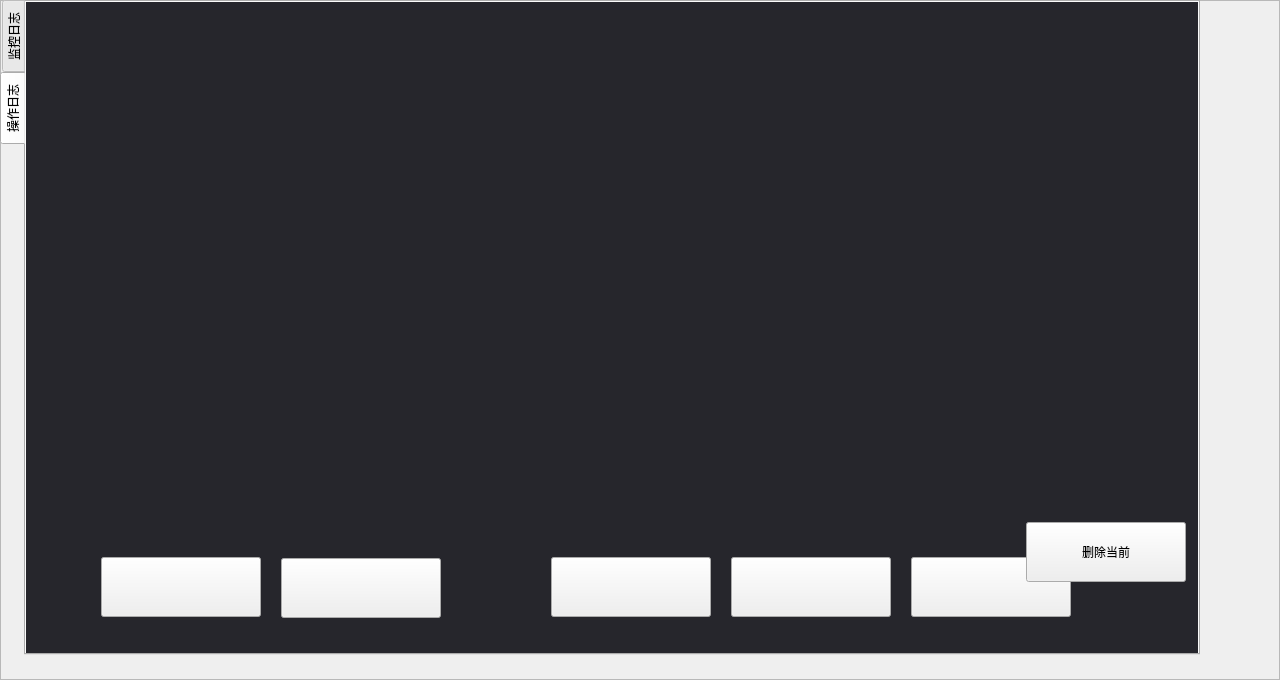
<?xml version="1.0" encoding="UTF-8"?>
<ui version="4.0">
 <class>LogFrame</class>
 <widget class="QFrame" name="LogFrame">
  <property name="geometry">
   <rect>
    <x>0</x>
    <y>0</y>
    <width>1280</width>
    <height>680</height>
   </rect>
  </property>
  <property name="windowTitle">
   <string>Frame</string>
  </property>
  <property name="frameShape">
   <enum>QFrame::StyledPanel</enum>
  </property>
  <property name="frameShadow">
   <enum>QFrame::Raised</enum>
  </property>
  <widget class="QTabWidget" name="logTabWidget">
   <property name="geometry">
    <rect>
     <x>0</x>
     <y>0</y>
     <width>1200</width>
     <height>655</height>
    </rect>
   </property>
   <property name="styleSheet">
    <string notr="true"/>
   </property>
   <property name="tabPosition">
    <enum>QTabWidget::West</enum>
   </property>
   <property name="currentIndex">
    <number>1</number>
   </property>
   <widget class="QWidget" name="tabMonData">
    <property name="styleSheet">
     <string notr="true">#tabMonData
{
background-color: rgb(64, 64, 71);
}</string>
    </property>
    <attribute name="title">
     <string>监控日志</string>
    </attribute>
   </widget>
   <widget class="QWidget" name="tabOperLog">
    <property name="styleSheet">
     <string notr="true">#tabOperLog
{
background-color: rgb(38, 38, 44);
}</string>
    </property>
    <attribute name="title">
     <string>操作日志</string>
    </attribute>
    <widget class="QPushButton" name="goNextButton">
     <property name="geometry">
      <rect>
       <x>525</x>
       <y>555</y>
       <width>160</width>
       <height>60</height>
      </rect>
     </property>
     <property name="styleSheet">
      <string notr="true">#goNextButton
{
background-image: url(:/images/opreNext_Bt.png);
}
#goNextButton:pressed
{
background-image: url(:/images/opreNextDn_Bt.png);
}
#goNextButton:focus{outline: none;
}</string>
     </property>
     <property name="text">
      <string/>
     </property>
     <property name="iconSize">
      <size>
       <width>160</width>
       <height>60</height>
      </size>
     </property>
    </widget>
    <widget class="QLabel" name="label">
     <property name="geometry">
      <rect>
       <x>420</x>
       <y>560</y>
       <width>100</width>
       <height>50</height>
      </rect>
     </property>
     <property name="text">
      <string/>
     </property>
     <property name="alignment">
      <set>Qt::AlignCenter</set>
     </property>
    </widget>
    <widget class="QPushButton" name="goFirstButton">
     <property name="geometry">
      <rect>
       <x>75</x>
       <y>555</y>
       <width>160</width>
       <height>60</height>
      </rect>
     </property>
     <property name="styleSheet">
      <string notr="true">#goFirstButton
{
background-image: url(:/images/opreFirst_Bt.png);
}
#goFirstButton:pressed
{
background-image: url(:/images/opreFirstDn_Bt.png);
}
#goFirstButton:focus{outline: none;
}</string>
     </property>
     <property name="text">
      <string/>
     </property>
     <property name="iconSize">
      <size>
       <width>160</width>
       <height>60</height>
      </size>
     </property>
    </widget>
    <widget class="QPushButton" name="goEndButton">
     <property name="geometry">
      <rect>
       <x>705</x>
       <y>555</y>
       <width>160</width>
       <height>60</height>
      </rect>
     </property>
     <property name="styleSheet">
      <string notr="true">#goEndButton
{
background-image: url(:/images/opreEnd_Bt.png);
}
#goEndButton:pressed
{
background-image: url(:/images/opreEndDn_Bt.png);
}
#goEndButton:focus{outline: none;
}</string>
     </property>
     <property name="text">
      <string/>
     </property>
     <property name="iconSize">
      <size>
       <width>160</width>
       <height>60</height>
      </size>
     </property>
    </widget>
    <widget class="QPushButton" name="goLastButton">
     <property name="geometry">
      <rect>
       <x>255</x>
       <y>556</y>
       <width>160</width>
       <height>60</height>
      </rect>
     </property>
     <property name="styleSheet">
      <string notr="true">#goLastButton
{
background-image: url(:/images/opreLast_Bt.png);
}
#goLastButton:pressed
{
background-image: url(:/images/opreLastDn_Bt.png);
}
#goLastButton:focus{outline: none;
}</string>
     </property>
     <property name="text">
      <string/>
     </property>
     <property name="iconSize">
      <size>
       <width>160</width>
       <height>60</height>
      </size>
     </property>
    </widget>
    <widget class="QPushButton" name="delAllButton">
     <property name="geometry">
      <rect>
       <x>885</x>
       <y>555</y>
       <width>160</width>
       <height>60</height>
      </rect>
     </property>
     <property name="styleSheet">
      <string notr="true">#delAllButton
{
background-image: url(:/images/opreDelAll_Bt.png);
}
#delAllButton:pressed
{
background-image: url(:/images/opreDelAllDn_Bt.png);
}
#delAllButton:focus{outline: none;
}</string>
     </property>
     <property name="text">
      <string/>
     </property>
     <property name="iconSize">
      <size>
       <width>160</width>
       <height>60</height>
      </size>
     </property>
    </widget>
    <widget class="QPushButton" name="delCurrButton">
     <property name="geometry">
      <rect>
       <x>1000</x>
       <y>520</y>
       <width>160</width>
       <height>60</height>
      </rect>
     </property>
     <property name="text">
      <string>删除当前</string>
     </property>
    </widget>
    <widget class="QWidget" name="opreLogWidget" native="true">
     <property name="geometry">
      <rect>
       <x>0</x>
       <y>0</y>
       <width>1075</width>
       <height>520</height>
      </rect>
     </property>
     <property name="styleSheet">
      <string notr="true">#opreLogWidget
{
background-image: url(:/images/opreLog_Bg.png);
}</string>
     </property>
     <widget class="QGroupBox" name="beforeGroupBox">
      <property name="geometry">
       <rect>
        <x>0</x>
        <y>39</y>
        <width>537</width>
        <height>480</height>
       </rect>
      </property>
      <property name="styleSheet">
       <string notr="true">#beforeGroupBox
{
background: transparent;
border:none;
}</string>
      </property>
      <property name="title">
       <string/>
      </property>
     </widget>
     <widget class="QGroupBox" name="laterGroupBox">
      <property name="geometry">
       <rect>
        <x>538</x>
        <y>39</y>
        <width>537</width>
        <height>480</height>
       </rect>
      </property>
      <property name="styleSheet">
       <string notr="true">#laterGroupBox
{
background: transparent;
border:none;
}</string>
      </property>
      <property name="title">
       <string/>
      </property>
     </widget>
    </widget>
   </widget>
  </widget>
 </widget>
 <resources/>
 <connections/>
</ui>
